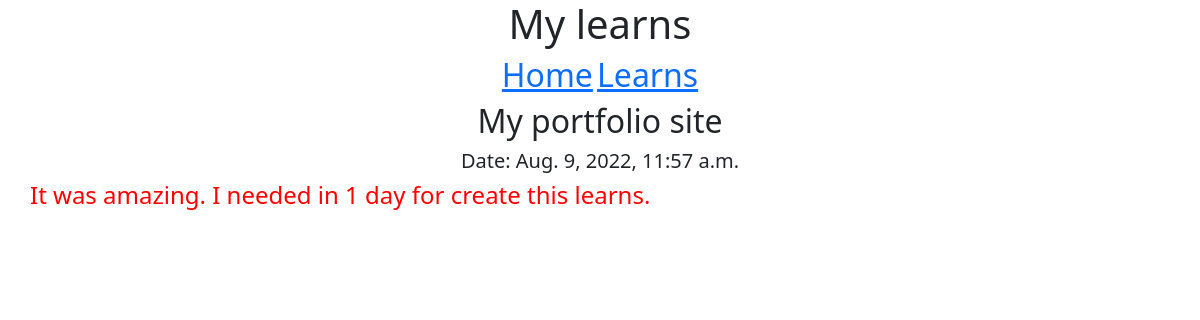
Screenshot of /learns/learn?id=3 with the database file from the repository.
### learns/models.py (models this page shows)
class Learn(models.Model):
    id = models.AutoField(auto_created=True, primary_key=True, verbose_name='id')
    titleLearn = models.CharField(max_length=50)
    descriptionLearn = models.CharField(max_length=50)
    postLearn = models.CharField(max_length=500)
    dataLearn = models.DateTimeField(auto_now_add=True)

### learns/views.py (the view)
# urls.py: path('learn', views.open_learn, name="post_learn"),
def open_learn(request):
    idLearn = (request.GET.get("id"))
    post_learn = Learn.objects.get(id=idLearn)
    return render(request, "learns/postlearn.html", {"post": post_learn, "id": idLearn})

### learns/templates/learns/postlearn.html (shortened to what this page needs)
<html>
<head>
    <link href="https://cdn.jsdelivr.net/npm/bootstrap@5.2.0/dist/css/bootstrap.min.css" rel="stylesheet">
</head>
<body>
    <div class="container text-center">
        <h1>My learns</h1>
        <a href="{% url 'home' %}" style="display: inline-block;"><h2>Home</h2></a>
        <a href="{% url 'all_learns' %}?c=0" style="display: inline-block;"><h2>Learns</h2></a>
        <h2>{{ post.titleLearn }}</h2>
        <h5>Date: {{ post.dataLearn }}</h5>
    </div>
    <h4 style="color: red; text-indent: 30px;">{{ post.postLearn }}</h4>
</body>
</html>

### rows the page displays
Learn: titleLearn "My portfolio site", dataLearn "Aug. 9, 2022, 11:57 a.m.", postLearn "It was amazing. I needed in 1 day for create this learns."
